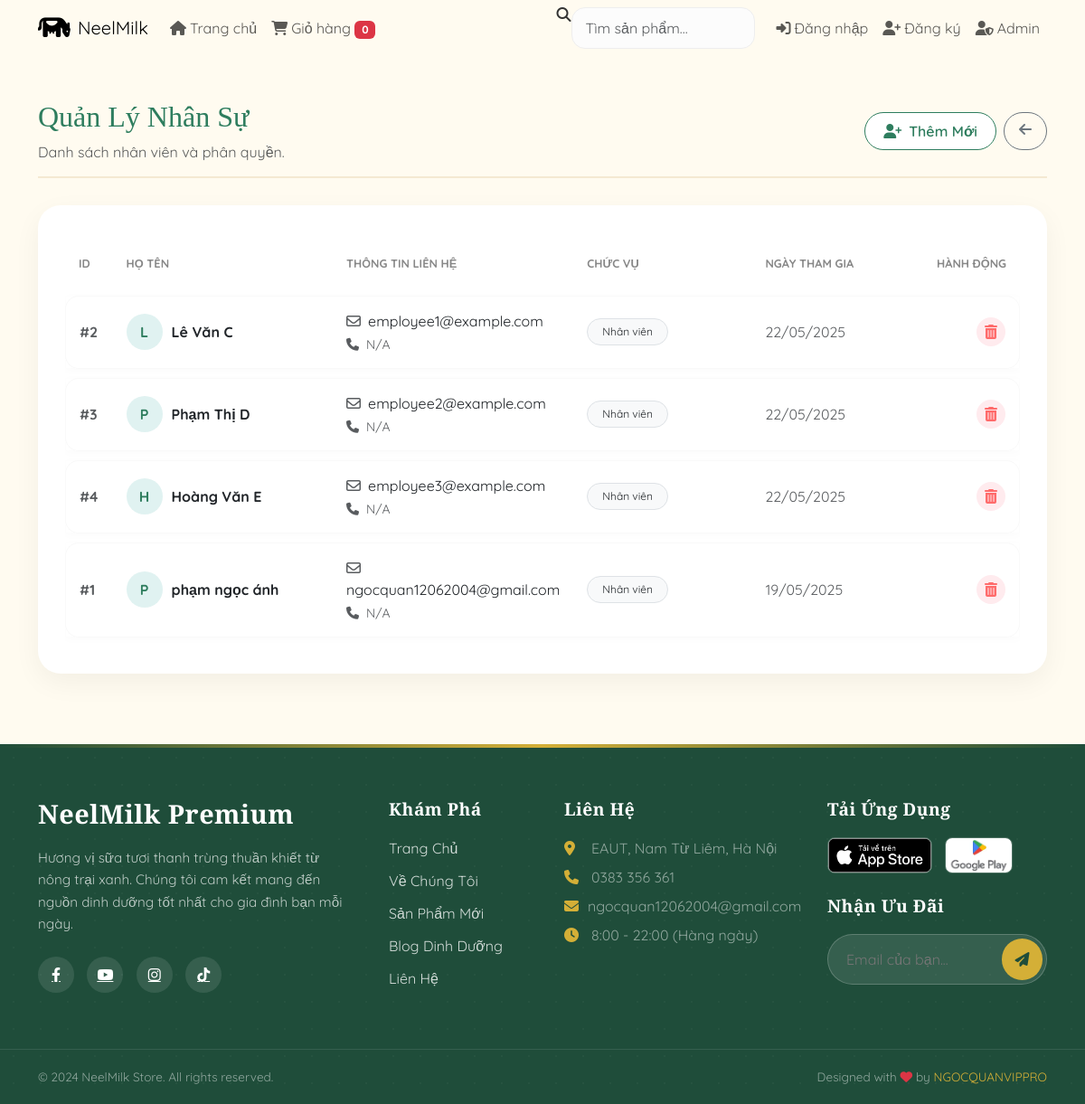
Page /admin/manage_employees.php (signed in) on the committed database.
### tables this page shows
CREATE TABLE `employees` (
  `id` int(11) NOT NULL,
  `name` varchar(255) NOT NULL,
  `email` varchar(255) NOT NULL,
  `role` enum('cashier','baker','manager') DEFAULT 'cashier',
  `status` enum('active','inactive') DEFAULT 'active',
  `created_at` timestamp NOT NULL DEFAULT current_timestamp()
);

### admin/manage_employees.php (the view, shortened to what this page needs)
<?php
include '../includes/config.php';
$limit = 10;
$page = isset($_GET['page']) ? max(1, (int)$_GET['page']) : 1;
$offset = ($page - 1) * $limit;
$stmt = $conn->prepare("SELECT * FROM employees ORDER BY created_at DESC LIMIT ? OFFSET ?");
$stmt->bind_param("ii", $limit, $offset);
$stmt->execute();
$employees = $stmt->get_result()->fetch_all(MYSQLI_ASSOC);
?>
<!DOCTYPE html>
<html lang="vi">
<head>
    <link href="https://cdn.jsdelivr.net/npm/bootstrap@5.3.0/dist/css/bootstrap.min.css" rel="stylesheet">
    <link rel="stylesheet" href="https://cdnjs.cloudflare.com/ajax/libs/font-awesome/6.4.0/css/all.min.css">
</head>
<body>
    <?php include '../includes/header.php'; ?>
    <div class="container py-5">
        <div class="page-header d-flex justify-content-between align-items-center">
            <div>
                <h2 class="page-title">Quản Lý Nhân Sự</h2>
                <p class="text-muted mb-0">Danh sách nhân viên và phân quyền.</p>
            </div>
            <div class="d-flex gap-2">
                <button class="btn btn-toggle-form" type="button" data-bs-toggle="collapse" data-bs-target="#addEmployeeForm">
                    <i class="fas fa-user-plus me-2"></i>Thêm Mới
                </button>
                <a href="dashboard.php" class="btn btn-outline-secondary rounded-pill px-3">
                    <i class="fas fa-arrow-left"></i>
                </a>
            </div>
        </div>
        <div class="admin-card">
            <div class="table-responsive">
                <table class="table-custom">
                    <thead>
                        <tr>
                            <th width="5%">ID</th>
                            <th width="25%">Họ tên</th>
                            <th width="20%">Thông tin liên hệ</th>
                            <th width="20%">Chức vụ</th>
                            <th width="15%">Ngày tham gia</th>
                            <th width="15%" class="text-end">Hành động</th>
                        </tr>
                    </thead>
                    <tbody>
                        <?php if (!empty($employees)): ?>
                            <?php foreach ($employees as $emp): ?>
                                <tr>
                                    <td class="text-muted fw-bold">#<?php echo $emp['id']; ?></td>
                                    <td>
                                        <div class="d-flex align-items-center">
                                            <div class="avatar-circle">
                                                <?php echo strtoupper(substr($emp['name'], 0, 1)); ?>
                                            </div>
                                            <span class="fw-bold text-dark"><?php echo htmlspecialchars($emp['name']); ?></span>
                                        </div>
                                    </td>
                                    <td>
                                        <div class="d-flex flex-column">
                                            <span class="text-dark mb-1"><i class="far fa-envelope me-2 text-muted"></i><?php echo htmlspecialchars($emp['email']); ?></span>
                                            <span class="text-muted small"><i class="fas fa-phone me-2"></i><?php echo htmlspecialchars($emp['phone'] ?? 'N/A'); ?></span>
                                        </div>
                                    </td>
                                    <td>
                                        <span class="badge bg-light text-dark border rounded-pill px-3 py-2 fw-normal">
                                            <?php echo htmlspecialchars($emp['position'] ?? 'Nhân viên'); ?>
                                        </span>
                                    </td>
                                    <td class="text-muted">
                                        <?php echo date('d/m/Y', strtotime($emp['created_at'])); ?>
                                    </td>
                                    <td class="text-end">
                                        <a href="?delete_id=<?php echo $emp['id']; ?>" class="btn-delete"
                                           onclick="return confirm('Bạn có chắc muốn xóa nhân viên này?');" title="Xóa">
                                            <i class="fas fa-trash-alt"></i>
                                        </a>
                                    </td>
                                </tr>
                            <?php endforeach; ?>
                        <?php endif; ?>
                    </tbody>
                </table>
            </div>
        </div>
    </div>
    <?php include '../includes/footer.php'; ?>
</body>
</html>

### admin/manage_employees.php (style rules this page uses)
:root { --admin-bg: #fffbf0; --brand-green: #2e7d5e; --brand-gold: #c5a059; --text-dark: #333; --shadow-soft: 0 10px 30px rgba(0,0,0,0.05); }
body { background-color: var(--admin-bg); font-family: "Quicksand", sans-serif; color: var(--text-dark); min-height: 100vh; }
.page-header { margin-bottom: 30px; border-bottom: 2px solid rgba(197, 160, 89, 0.2); padding-bottom: 15px; }
.page-title { font-family: "Playfair Display", serif; font-size: 2rem; color: var(--brand-green); }
.admin-card { background: #fff; border-radius: 25px; box-shadow: var(--shadow-soft); padding: 30px; border: none; margin-bottom: 30px; }
.btn-toggle-form { background: #fff; border: 1px solid var(--brand-green); color: var(--brand-green); border-radius: 50px; padding: 8px 20px; font-weight: 600; }
.table-custom { width: 100%; border-collapse: separate; border-spacing: 0 10px; }
.table-custom thead th { border: none; text-transform: uppercase; font-size: 0.8rem; font-weight: 700; color: #888; padding: 15px; }
.table-custom tbody tr { background: #fff; box-shadow: 0 2px 10px rgba(0,0,0,0.02); transition: transform 0.2s; }
.table-custom td { border: none; padding: 15px; vertical-align: middle; border-top: 1px solid #f9f9f9; border-bottom: 1px solid #f9f9f9; }
.table-custom td:first-child { border-top-left-radius: 15px; border-bottom-left-radius: 15px; border-left: 1px solid #f9f9f9; }
.table-custom td:last-child { border-top-right-radius: 15px; border-bottom-right-radius: 15px; border-right: 1px solid #f9f9f9; }
.avatar-circle { width: 40px; height: 40px; background: #e0f2f1; color: var(--brand-green); border-radius: 50%; display: flex; align-items: center; justify-content: center; font-weight: bold; margin-right: 10px; }
.btn-delete { width: 32px; height: 32px; border-radius: 50%; display: inline-flex; align-items: center; justify-content: center; color: #ff6b6b; background: #ffebee; transition: 0.2s; text-decoration: none; }

### includes/footer.php (style rules this page uses)
:root { --footer-bg: #1f4d3a; --footer-text: #e8f5e9; --footer-gold: #d4af37; --footer-input: rgba(255,255,255,0.1); }

### rows in the picture
employees: id "2", name "L", name "Lê Văn C", email "employee1@example.com", phone "N/A", position "Nhân viên", created_at "22/05/2025"
employees: id "3", name "P", name "Phạm Thị D", email "employee2@example.com", phone "N/A", position "Nhân viên", created_at "22/05/2025"
employees: id "4", name "H", name "Hoàng Văn E", email "employee3@example.com", phone "N/A", position "Nhân viên", created_at "22/05/2025"
employees: id "1", name "P", name "phạm ngọc ánh", email "ngocquan12062004@gmail.com", phone "N/A", position "Nhân viên", created_at "19/05/2025"

### other values in the picture
array_sum($_SESSION['cart'] ?? []) "0"
